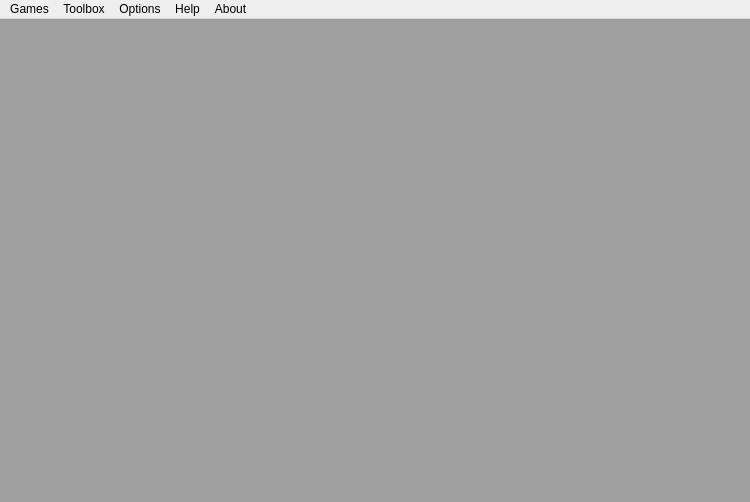
<?xml version="1.0" encoding="UTF-8"?>
<ui version="4.0">
 <class>MainWindow</class>
 <widget class="QMainWindow" name="MainWindow">
  <property name="windowModality">
   <enum>Qt::NonModal</enum>
  </property>
  <property name="geometry">
   <rect>
    <x>0</x>
    <y>0</y>
    <width>750</width>
    <height>502</height>
   </rect>
  </property>
  <property name="baseSize">
   <size>
    <width>780</width>
    <height>590</height>
   </size>
  </property>
  <property name="windowTitle">
   <string>Mudlet 1.0 - alpha 1</string>
  </property>
  <property name="windowIcon">
   <iconset>
    <normaloff>:/mudlet_main_16px.png</normaloff>:/mudlet_main_16px.png</iconset>
  </property>
  <property name="iconSize">
   <size>
    <width>0</width>
    <height>0</height>
   </size>
  </property>
  <property name="dockOptions">
   <set>QMainWindow::AllowNestedDocks|QMainWindow::AllowTabbedDocks|QMainWindow::AnimatedDocks|QMainWindow::VerticalTabs</set>
  </property>
  <widget class="QWidget" name="centralwidget">
   <property name="sizePolicy">
    <sizepolicy hsizetype="Expanding" vsizetype="Expanding">
     <horstretch>0</horstretch>
     <verstretch>0</verstretch>
    </sizepolicy>
   </property>
   <layout class="QVBoxLayout" name="verticalLayout">
    <property name="spacing">
     <number>0</number>
    </property>
    <property name="margin">
     <number>0</number>
    </property>
    <item>
     <widget class="QMdiArea" name="mdiArea">
      <property name="sizePolicy">
       <sizepolicy hsizetype="Expanding" vsizetype="Expanding">
        <horstretch>0</horstretch>
        <verstretch>0</verstretch>
       </sizepolicy>
      </property>
      <property name="minimumSize">
       <size>
        <width>0</width>
        <height>0</height>
       </size>
      </property>
      <property name="font">
       <font>
        <pointsize>6</pointsize>
        <stylestrategy>PreferAntialias</stylestrategy>
       </font>
      </property>
      <property name="lineWidth">
       <number>0</number>
      </property>
      <property name="verticalScrollBarPolicy">
       <enum>Qt::ScrollBarAsNeeded</enum>
      </property>
      <property name="horizontalScrollBarPolicy">
       <enum>Qt::ScrollBarAsNeeded</enum>
      </property>
      <property name="viewMode">
       <enum>QMdiArea::TabbedView</enum>
      </property>
      <property name="tabShape">
       <enum>QTabWidget::Rounded</enum>
      </property>
      <property name="tabPosition">
       <enum>QTabWidget::North</enum>
      </property>
     </widget>
    </item>
   </layout>
  </widget>
  <widget class="QMenuBar" name="MenuBar">
   <property name="geometry">
    <rect>
     <x>0</x>
     <y>0</y>
     <width>750</width>
     <height>24</height>
    </rect>
   </property>
   <widget class="QMenu" name="menuEditor">
    <property name="title">
     <string>Toolbox</string>
    </property>
    <addaction name="dactionScriptEditor"/>
    <addaction name="actionShow_Map"/>
    <addaction name="dactionNotepad"/>
    <addaction name="actionLive_Help_Chat"/>
    <addaction name="actionPackage_manager"/>
    <addaction name="dactionReplay"/>
    <addaction name="actionModule_manager"/>
    <addaction name="actionPackage_Exporter"/>
   </widget>
   <widget class="QMenu" name="menuOptions">
    <property name="title">
     <string>Options</string>
    </property>
    <addaction name="dactionOptions"/>
   </widget>
   <widget class="QMenu" name="menuHelp">
    <property name="title">
     <string>Help</string>
    </property>
    <addaction name="dactionHelp"/>
    <addaction name="dactionVideo"/>
    <addaction name="dactionIRC"/>
    <addaction name="dactionForum"/>
   </widget>
   <widget class="QMenu" name="menuAbout">
    <property name="title">
     <string>About</string>
    </property>
    <addaction name="dactionAbout"/>
    <addaction name="dactionDownload"/>
   </widget>
   <widget class="QMenu" name="menuGames">
    <property name="title">
     <string>Games</string>
    </property>
    <addaction name="dactionConnect"/>
    <addaction name="separator"/>
    <addaction name="dactionDisconnect"/>
    <addaction name="dactionReconnect"/>
   </widget>
   <addaction name="menuGames"/>
   <addaction name="menuEditor"/>
   <addaction name="menuOptions"/>
   <addaction name="menuHelp"/>
   <addaction name="menuAbout"/>
  </widget>
  <action name="dactionConnect">
   <property name="text">
    <string>Play</string>
   </property>
   <property name="shortcut">
    <string>Alt+C</string>
   </property>
  </action>
  <action name="dactionDisconnect">
   <property name="text">
    <string>Disconnect</string>
   </property>
   <property name="shortcut">
    <string>Alt+D</string>
   </property>
  </action>
  <action name="dactionReconnect">
   <property name="text">
    <string>Reconnect</string>
   </property>
   <property name="shortcut">
    <string>Alt+R</string>
   </property>
  </action>
  <action name="dactionOptions">
   <property name="text">
    <string>Preferences</string>
   </property>
   <property name="shortcut">
    <string>Alt+P</string>
   </property>
  </action>
  <action name="dactionScriptEditor">
   <property name="text">
    <string>Script editor</string>
   </property>
   <property name="toolTip">
    <string>Open script editor</string>
   </property>
   <property name="shortcut">
    <string>Alt+E</string>
   </property>
  </action>
  <action name="dactionNotepad">
   <property name="text">
    <string>Notepad</string>
   </property>
   <property name="shortcut">
    <string>Alt+N</string>
   </property>
  </action>
  <action name="dactionHelp">
   <property name="text">
    <string>Manual</string>
   </property>
  </action>
  <action name="dactionForum_2">
   <property name="text">
    <string>Online forum</string>
   </property>
  </action>
  <action name="dactionAbout">
   <property name="text">
    <string>About Mudlet</string>
   </property>
  </action>
  <action name="dactionIRC">
   <property name="text">
    <string>IRC help channel</string>
   </property>
  </action>
  <action name="dactionVideo">
   <property name="text">
    <string>Video tutorials</string>
   </property>
  </action>
  <action name="dactionReplay">
   <property name="text">
    <string>Load replay</string>
   </property>
  </action>
  <action name="dactionForum">
   <property name="text">
    <string>Online forum</string>
   </property>
  </action>
  <action name="dactionDownload">
   <property name="text">
    <string>Download latest version</string>
   </property>
  </action>
  <action name="dactionIRC_2">
   <property name="text">
    <string>Help chat</string>
   </property>
   <property name="toolTip">
    <string>Get live help on IRC. If nobody answers right away, give it time</string>
   </property>
  </action>
  <action name="actionLive_Help_Chat">
   <property name="text">
    <string>Live help chat</string>
   </property>
  </action>
  <action name="actionShow_Map">
   <property name="text">
    <string>Show map</string>
   </property>
   <property name="shortcut">
    <string>Alt+M</string>
   </property>
  </action>
  <action name="actionPackage_manager">
   <property name="text">
    <string>Package manager</string>
   </property>
   <property name="shortcut">
    <string>Alt+P</string>
   </property>
  </action>
  <action name="actionTest1">
   <property name="text">
    <string>test1</string>
   </property>
  </action>
  <action name="actionAsdf">
   <property name="text">
    <string>asdf</string>
   </property>
  </action>
  <action name="actionModule_manager">
   <property name="text">
    <string>Module manager</string>
   </property>
  </action>
  <action name="actionPackage_Exporter">
   <property name="text">
    <string>Package exporter</string>
   </property>
   <property name="toolTip">
    <string>Package exporter</string>
   </property>
  </action>
 </widget>
 <resources/>
 <connections/>
</ui>
